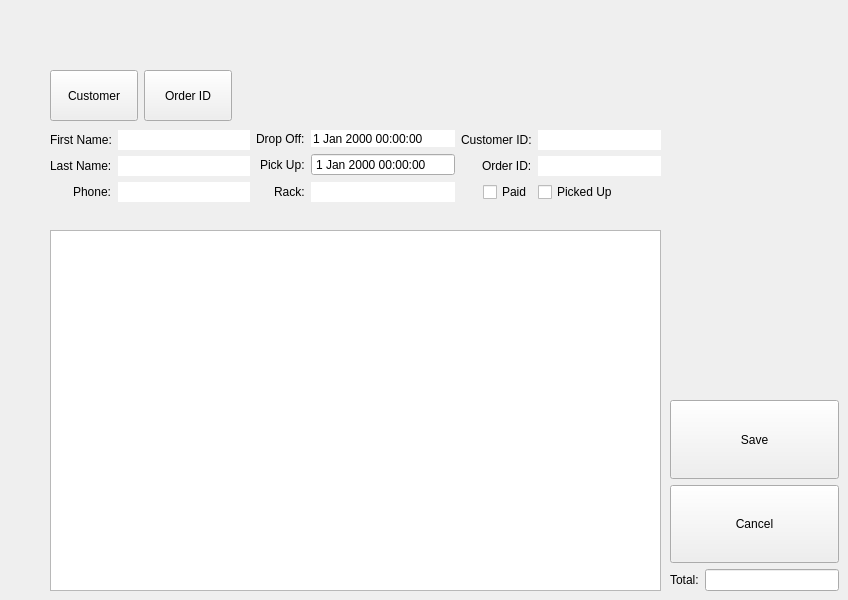
    <widget class="QWidget" name="pgPickUp">
     <widget class="QWidget" name="gridLayoutWidget_4">
      <property name="geometry">
       <rect>
        <x>50</x>
        <y>130</y>
        <width>611</width>
        <height>102</height>
       </rect>
      </property>
      <layout class="QGridLayout" name="gridLayoutInformationPU">
       <item row="0" column="1">
        <layout class="QFormLayout" name="formLayoutDatePU">
         <property name="labelAlignment">
          <set>Qt::AlignRight|Qt::AlignTrailing|Qt::AlignVCenter</set>
         </property>
         <item row="0" column="0">
          <widget class="QLabel" name="lblDropOffPU">
           <property name="text">
            <string>Drop Off:</string>
           </property>
          </widget>
         </item>
         <item row="1" column="0">
          <widget class="QLabel" name="lblPickUpPU">
           <property name="text">
            <string>Pick Up:</string>
           </property>
          </widget>
         </item>
         <item row="2" column="1">
          <widget class="QLineEdit" name="lineRackPU">
           <property name="cursor">
            <cursorShape>ArrowCursor</cursorShape>
           </property>
           <property name="frame">
            <bool>false</bool>
           </property>
           <property name="readOnly">
            <bool>true</bool>
           </property>
          </widget>
         </item>
         <item row="2" column="0">
          <widget class="QLabel" name="lblRackPU">
           <property name="text">
            <string>Rack:</string>
           </property>
          </widget>
         </item>
         <item row="0" column="1">
          <widget class="QDateTimeEdit" name="dateDTDropOffPU">
           <property name="frame">
            <bool>false</bool>
           </property>
           <property name="readOnly">
            <bool>true</bool>
           </property>
           <property name="buttonSymbols">
            <enum>QAbstractSpinBox::NoButtons</enum>
           </property>
          </widget>
         </item>
         <item row="1" column="1">
          <widget class="QDateTimeEdit" name="dateDTPickUpPU">
           <property name="readOnly">
            <bool>true</bool>
           </property>
           <property name="buttonSymbols">
            <enum>QAbstractSpinBox::NoButtons</enum>
           </property>
          </widget>
         </item>
        </layout>
       </item>
       <item row="0" column="0">
        <layout class="QFormLayout" name="formLayoutCustomerPU">
         <property name="labelAlignment">
          <set>Qt::AlignRight|Qt::AlignTrailing|Qt::AlignVCenter</set>
         </property>
         <item row="0" column="0">
          <widget class="QLabel" name="lblFNamePU">
           <property name="text">
            <string>First Name:</string>
           </property>
          </widget>
         </item>
         <item row="0" column="1">
          <widget class="QLineEdit" name="lineFNamePU">
           <property name="cursor">
            <cursorShape>ArrowCursor</cursorShape>
           </property>
           <property name="frame">
            <bool>false</bool>
           </property>
           <property name="readOnly">
            <bool>true</bool>
           </property>
          </widget>
         </item>
         <item row="1" column="0">
          <widget class="QLabel" name="lblLNamePU">
           <property name="text">
            <string>Last Name:</string>
           </property>
          </widget>
         </item>
         <item row="1" column="1">
          <widget class="QLineEdit" name="lineLNamePU">
           <property name="cursor">
            <cursorShape>ArrowCursor</cursorShape>
           </property>
           <property name="frame">
            <bool>false</bool>
           </property>
           <property name="readOnly">
            <bool>true</bool>
           </property>
          </widget>
         </item>
         <item row="2" column="0">
          <widget class="QLabel" name="lblPhonePU">
           <property name="text">
            <string>Phone:</string>
           </property>
          </widget>
         </item>
         <item row="2" column="1">
          <widget class="QLineEdit" name="linePhonePU">
           <property name="cursor">
            <cursorShape>ArrowCursor</cursorShape>
           </property>
           <property name="frame">
            <bool>false</bool>
           </property>
           <property name="readOnly">
            <bool>true</bool>
           </property>
          </widget>
         </item>
        </layout>
       </item>
       <item row="0" column="2">
        <layout class="QFormLayout" name="formLayoutIDPU">
         <property name="labelAlignment">
          <set>Qt::AlignRight|Qt::AlignTrailing|Qt::AlignVCenter</set>
         </property>
         <item row="0" column="0">
          <widget class="QLabel" name="lblCustomerIDPU">
           <property name="text">
            <string>Customer ID:</string>
           </property>
          </widget>
         </item>
         <item row="0" column="1">
          <widget class="QLineEdit" name="lineCustomerIDPU">
           <property name="cursor">
            <cursorShape>ArrowCursor</cursorShape>
           </property>
           <property name="frame">
            <bool>false</bool>
           </property>
           <property name="readOnly">
            <bool>true</bool>
           </property>
          </widget>
         </item>
         <item row="1" column="0">
          <widget class="QLabel" name="lblOrderIDPU">
           <property name="text">
            <string>Order ID:</string>
           </property>
          </widget>
         </item>
         <item row="1" column="1">
          <widget class="QLineEdit" name="lineOrderIDPU">
           <property name="cursor">
            <cursorShape>ArrowCursor</cursorShape>
           </property>
           <property name="frame">
            <bool>false</bool>
           </property>
           <property name="readOnly">
            <bool>true</bool>
           </property>
          </widget>
         </item>
         <item row="2" column="0">
          <widget class="QCheckBox" name="checkBoxPaidPU">
           <property name="cursor">
            <cursorShape>PointingHandCursor</cursorShape>
           </property>
           <property name="text">
            <string>Paid</string>
           </property>
          </widget>
         </item>
         <item row="2" column="1">
          <widget class="QCheckBox" name="checkBoxPUPU">
           <property name="cursor">
            <cursorShape>PointingHandCursor</cursorShape>
           </property>
           <property name="text">
            <string>Picked Up</string>
           </property>
          </widget>
         </item>
        </layout>
       </item>
      </layout>
     </widget>
     <widget class="QTableView" name="tableViewOrdersPU">
      <property name="geometry">
       <rect>
        <x>50</x>
        <y>230</y>
        <width>611</width>
        <height>361</height>
       </rect>
      </property>
      <attribute name="verticalHeaderVisible">
       <bool>false</bool>
      </attribute>
     </widget>
     <widget class="QWidget" name="layoutWidget_2">
      <property name="geometry">
       <rect>
        <x>670</x>
        <y>400</y>
        <width>169</width>
        <height>191</height>
       </rect>
      </property>
      <layout class="QVBoxLayout" name="verticalLayout_3">
       <item>
        <layout class="QVBoxLayout" name="verticalLayoutSavePU">
         <property name="sizeConstraint">
          <enum>QLayout::SetFixedSize</enum>
         </property>
         <item>
          <widget class="QPushButton" name="btnSavePU">
           <property name="sizePolicy">
            <sizepolicy hsizetype="Minimum" vsizetype="Expanding">
             <horstretch>0</horstretch>
             <verstretch>0</verstretch>
            </sizepolicy>
           </property>
           <property name="cursor">
            <cursorShape>PointingHandCursor</cursorShape>
           </property>
           <property name="text">
            <string>Save</string>
           </property>
          </widget>
         </item>
         <item>
          <widget class="QPushButton" name="btnReturnPU">
           <property name="sizePolicy">
            <sizepolicy hsizetype="Minimum" vsizetype="Expanding">
             <horstretch>0</horstretch>
             <verstretch>0</verstretch>
            </sizepolicy>
           </property>
           <property name="cursor">
            <cursorShape>PointingHandCursor</cursorShape>
           </property>
           <property name="text">
            <string>Cancel</string>
           </property>
          </widget>
         </item>
        </layout>
       </item>
       <item>
        <layout class="QFormLayout" name="formLayout_3">
         <item row="0" column="0">
          <widget class="QLabel" name="lblOrderTotalPU">
           <property name="text">
            <string>Total:</string>
           </property>
          </widget>
         </item>
         <item row="0" column="1">
          <widget class="QLineEdit" name="lineOrderTotalPU">
           <property name="cursor">
            <cursorShape>PointingHandCursor</cursorShape>
           </property>
           <property name="readOnly">
            <bool>true</bool>
           </property>
          </widget>
         </item>
        </layout>
       </item>
      </layout>
     </widget>
     <widget class="QWidget" name="horizontalLayoutWidget_2">
      <property name="geometry">
       <rect>
        <x>50</x>
        <y>70</y>
        <width>182</width>
        <height>51</height>
       </rect>
      </property>
      <layout class="QHBoxLayout" name="horizontalLayout">
       <item>
        <widget class="QPushButton" name="btnCustomerPU">
         <property name="sizePolicy">
          <sizepolicy hsizetype="Minimum" vsizetype="Expanding">
           <horstretch>0</horstretch>
           <verstretch>0</verstretch>
          </sizepolicy>
         </property>
         <property name="cursor">
          <cursorShape>PointingHandCursor</cursorShape>
         </property>
         <property name="text">
          <string>Customer</string>
         </property>
        </widget>
       </item>
       <item>
        <widget class="QPushButton" name="btnOrderSearchPU">
         <property name="sizePolicy">
          <sizepolicy hsizetype="Minimum" vsizetype="Expanding">
           <horstretch>0</horstretch>
           <verstretch>0</verstretch>
          </sizepolicy>
         </property>
         <property name="cursor">
          <cursorShape>PointingHandCursor</cursorShape>
         </property>
         <property name="text">
          <string>Order ID</string>
         </property>
        </widget>
       </item>
      </layout>
     </widget>
    </widget>
